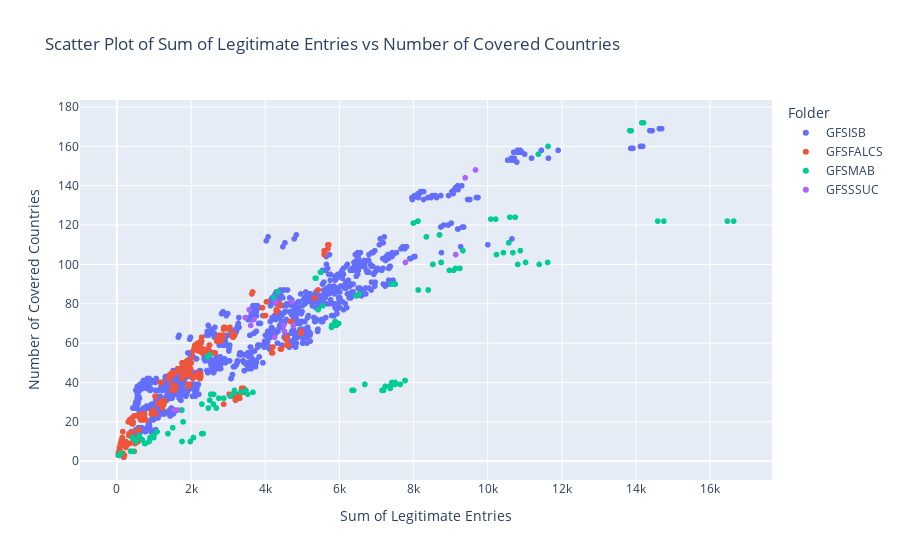

Source (notebook cell):
### Code cell
import pandas as pd
import plotly.express as px
from itertools import combinations
from pathlib import Path

# Base directory for all folders
base_dir = Path.cwd().parent / "data"

# Folders to process
folders = ["GFSISB", "GFSFALCS", "GFSMAB", "GFSSSUC"]

# Initialize an empty list to store DataFrames
data_frames = []

# Loop through each folder and load summaries
for folder in folders:
    summary_dir = base_dir / folder / "Summaries"
    aggregated_file = summary_dir / 'aggregated_summary_2014_2020.csv'
    if aggregated_file.exists():
        # Load the aggregated summary
        df = pd.read_csv(aggregated_file)
        
        # Add a folder identifier for coloring
        df['Folder'] = folder
        
        # Rename column if necessary
        if folder == "GFSISB":
            df.rename(columns={'Stocks, Transactions, and Other Flows Name': 'Classification Name'}, inplace=True)
        
        data_frames.append(df)
    else:
        print(f"Aggregated file not found in {folder}.")

# Combine all DataFrames into one
agg_summary = pd.concat(data_frames, ignore_index=True)

# Define numeric columns for scatter plots
numeric_columns = ['Sum of Legitimate Entries', 'Number of Covered Countries']

# Generate scatter plots for all possible combinations of numeric columns
scatter_plots = []
for x_col, y_col in combinations(numeric_columns, 2):
    fig = px.scatter(
        agg_summary,
        x=x_col,
        y=y_col,
        color='Folder',  # Color by folder
        hover_data=['Classification Name', 'Sector Name', 'Unit Name'],
        title=f"Scatter Plot of {x_col} vs {y_col}",
        labels={x_col: x_col, y_col: y_col}
    )
    scatter_plots.append(fig)
    fig.show()  # Display the plot

# Optional: Save plots as HTML files
output_dir = base_dir / "All_Plots"
output_dir.mkdir(parents=True, exist_ok=True)
for i, fig in enumerate(scatter_plots, start=1):
    fig.write_html(output_dir / f"scatter_plot_{i}.html")

### Figure 1 — Plotly figure (JSON) as saved in the notebook; plotly's stock layout.template omitted (floating-point values rounded to 4 significant figures; data arrays with more than 128 entries replaced by an {"elided": "..."} marker saying what was removed)
{"data": [{"customdata": {"elided": "1520x3 str values"}, "hovertemplate": "Folder=GFSISB<br>Sum of Legitimate Entries=%{x}<br>Number of Covered Countries=%{y}<br>Classification Name=%{customdata[0]}<br>Sector Name=%{customdata[1]}<br>Unit Name=%{customdata[2]}<extra></extra>", "legendgroup": "GFSISB", "marker": {"color": "#636efa", "symbol": "circle"}, "mode": "markers", "name": "GFSISB", "showlegend": true, "type": "scattergl", "x": {"elided": "1520 int values"}, "xaxis": "x", "y": {"elided": "1520 int values"}, "yaxis": "y"}, {"customdata": {"elided": "512x3 str values"}, "hovertemplate": "Folder=GFSFALCS<br>Sum of Legitimate Entries=%{x}<br>Number of Covered Countries=%{y}<br>Classification Name=%{customdata[0]}<br>Sector Name=%{customdata[1]}<br>Unit Name=%{customdata[2]}<extra></extra>", "legendgroup": "GFSFALCS", "marker": {"color": "#EF553B", "symbol": "circle"}, "mode": "markers", "name": "GFSFALCS", "showlegend": true, "type": "scattergl", "x": {"elided": "512 int values"}, "xaxis": "x", "y": {"elided": "512 int values"}, "yaxis": "y"}, {"customdata": {"elided": "160x3 str values"}, "hovertemplate": "Folder=GFSMAB<br>Sum of Legitimate Entries=%{x}<br>Number of Covered Countries=%{y}<br>Classification Name=%{customdata[0]}<br>Sector Name=%{customdata[1]}<br>Unit Name=%{customdata[2]}<extra></extra>", "legendgroup": "GFSMAB", "marker": {"color": "#00cc96", "symbol": "circle"}, "mode": "markers", "name": "GFSMAB", "showlegend": true, "type": "scattergl", "x": {"elided": "160 int values"}, "xaxis": "x", "y": {"elided": "160 int values"}, "yaxis": "y"}, {"customdata": [["Net incurrence of liabilities", "Budgetary central government", "Domestic currency"], ["Net incurrence of liabilities", "Budgetary central government", "Percent of GDP"], ["Net incurrence of liabilities", "Central government (incl. social security funds)", "Domestic currency"], ["Net incurrence of liabilities", "Central government (incl. social security funds)", "Percent of GDP"], ["Net incurrence of liabilities", "General government", "Domestic currency"], ["Net incurrence of liabilities", "Central government (excl. social security funds)", "Domestic currency"], ["Net incurrence of liabilities", "Local governments", "Domestic currency"], ["Net incurrence of liabilities", "General government", "Percent of GDP"], ["Net incurrence of liabilities", "Central government (excl. social security funds)", "Percent of GDP"], ["Net incurrence of liabilities", "Local governments", "Percent of GDP"], ["Net incurrence of liabilities", "Social security funds", "Domestic currency"], ["Net incurrence of liabilities", "Social security funds", "Percent of GDP"], ["Net incurrence of liabilities", "Extrabudgetary central government", "Domestic currency"], ["Net incurrence of liabilities", "Extrabudgetary central government", "Percent of GDP"], ["Net incurrence of liabilities", "State governments", "Domestic currency"], ["Net incurrence of liabilities", "State governments", "Percent of GDP"]], "hovertemplate": "Folder=GFSSSUC<br>Sum of Legitimate Entries=%{x}<br>Number of Covered Countries=%{y}<br>Classification Name=%{customdata[0]}<br>Sector Name=%{customdata[1]}<br>Unit Name=%{customdata[2]}<extra></extra>", "legendgroup": "GFSSSUC", "marker": {"color": "#ab63fa", "symbol": "circle"}, "mode": "markers", "name": "GFSSSUC", "showlegend": true, "type": "scattergl", "x": [9672, 9393, 9138, 7782, 4760, 4713, 4520, 4497, 4284, 4255, 3697, 3607, 3568, 3462, 1641, 1548], "xaxis": "x", "y": [148, 144, 105, 101, 69, 81, 66, 69, 81, 63, 72, 69, 77, 73, 26, 26], "yaxis": "y"}], "layout": {"legend": {"title": {"text": "Folder"}, "tracegroupgap": 0}, "title": {"text": "Scatter Plot of Sum of Legitimate Entries vs Number of Covered Countries"}, "xaxis": {"anchor": "y", "domain": [0, 1], "title": {"text": "Sum of Legitimate Entries"}}, "yaxis": {"anchor": "x", "domain": [0, 1], "title": {"text": "Number of Covered Countries"}}}}
